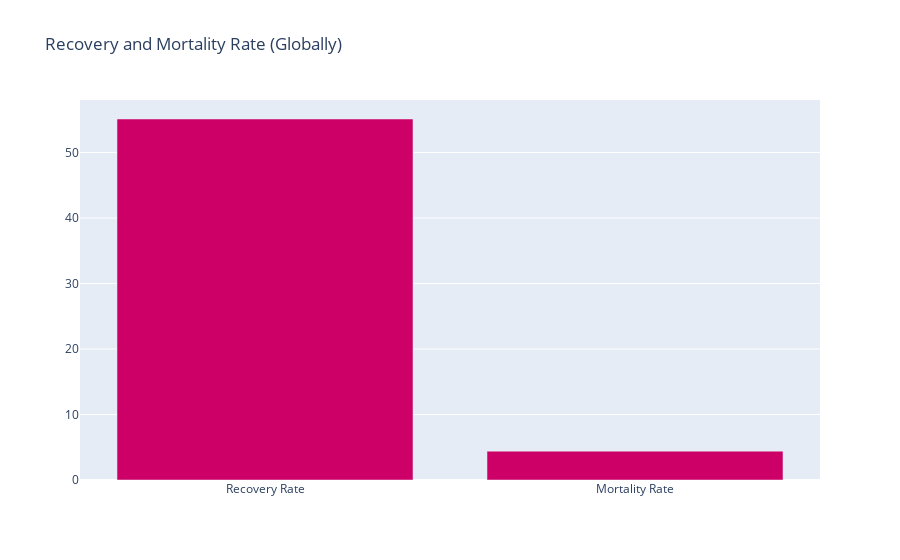

Write notebook code for a chart like this one.
### Markdown cell above
### Graph 2:  for Recovery and Mortality Rates (Globally)

### Code cell
single_bar_graph(["Recovery Rate","Mortality Rate"], [global_recovery_rate,CFR], "rgb(204,0,102)", 
                 "Recovery and Mortality Rate (Globally)")

### Figure 1 — Plotly figure (JSON) as saved in the notebook; plotly's stock layout.template omitted (floating-point values rounded to 4 significant figures)
{"data": [{"marker": {"color": "rgb(204,0,102)"}, "type": "bar", "x": ["Recovery Rate", "Mortality Rate"], "y": [55.13, 4.408]}], "layout": {"title": {"text": "Recovery and Mortality Rate (Globally)"}}}
